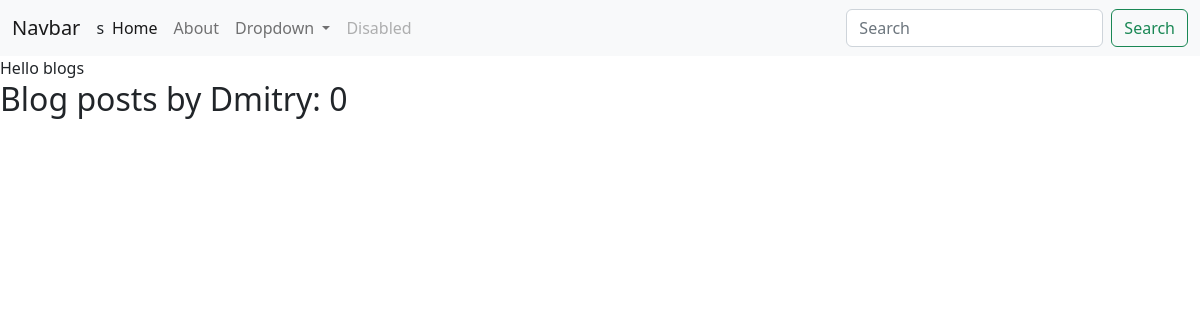
The page /blog/ on the database as committed earlier.
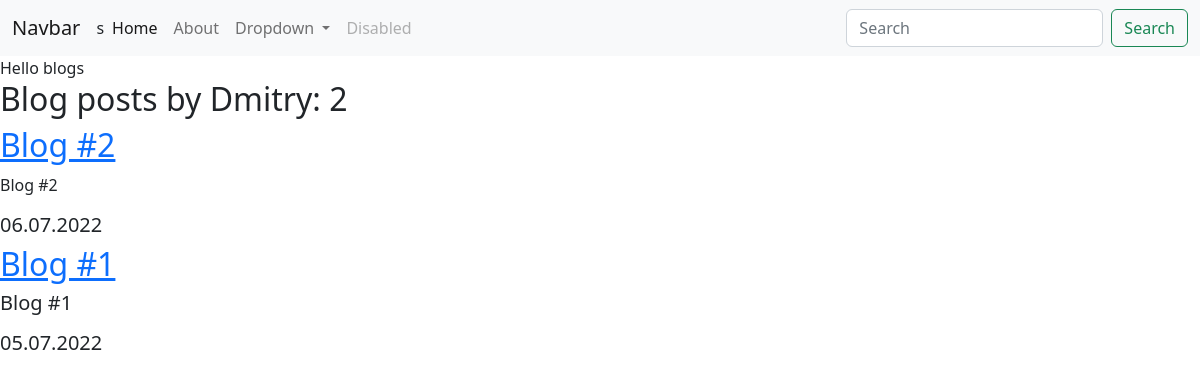
The same page on the database as committed later.
### blog/models.py (models this page shows, shortened)
class Blog(models.Model):
    title = models.TextField(max_length=200)
    description = models.TextField()
    date = models.DateField()

### blog/views.py (the view)
# urls.py: path('', views.all_blogs, name='all_blogs'),
def all_blogs(request):
    blogs = Blog.objects.order_by('-date')[:10]
    return render(request, 'blog/all_blogs.html', {'blogs': blogs})

### blog/templates/blog/all_blogs.html
{% extends 'portfolio/base.html'%}
{% block content%}
Hello blogs
<h2> Blog post{{blogs.count|pluralize}} by Dmitry: {{blogs.count}}</h2>
{% for blog in blogs %}
<a href="{% url 'blog:detail' blog.id %}"><h2>{{ blog.title }} </h2></a>
<p>{{ blog.description|safe|truncatechars:100 }} </p>
<h5>{{ blog.date|date:'d.m.Y' }}<h5>
{% endfor %}
{% endblock%}

### portfolio/templates/portfolio/base.html (shortened to what this page needs)
<!doctype html>
<html lang="en">
  <head>
    <link href="https://cdn.jsdelivr.net/npm/bootstrap@5.2.0/dist/css/bootstrap.min.css" rel="stylesheet">
  </head>
  <body>
<nav class="navbar navbar-expand-lg navbar-light bg-light">
  <div class="container-fluid">
    <a class="navbar-brand" href="#">Navbar</a>s
    <div class="collapse navbar-collapse" id="navbarSupportedContent">
      <ul class="navbar-nav me-auto mb-2 mb-lg-0">
        <li class="nav-item">
          <a class="nav-link active" aria-current="page" href="#">Home</a>
        </li>
        <li class="nav-item">
          <a class="nav-link" href="#">About</a>
        </li>
        <li class="nav-item dropdown">
          <a class="nav-link dropdown-toggle" href="#" id="navbarDropdown" role="button" data-bs-toggle="dropdown" aria-expanded="false">
            Dropdown
          </a>
        </li>
        <li class="nav-item">
          <a class="nav-link disabled" href="#" tabindex="-1" aria-disabled="true">Disabled</a>
        </li>
      </ul>
      <form class="d-flex">
        <input class="form-control me-2" type="search" placeholder="Search" aria-label="Search">
        <button class="btn btn-outline-success" type="submit">Search</button>
      </form>
    </div>
  </div>
</nav>
{% block content %} {% endblock %}
  </body>
</html>

Rows that differ between the two databases and show on the page:
added Blog: title "Blog #2", description "Blog #2", date "06.07.2022"
added Blog: title "Blog #1", description "Blog #1", date "05.07.2022"
Other text that changed with them:
{{ blogs.count }}: "0" → "2"
